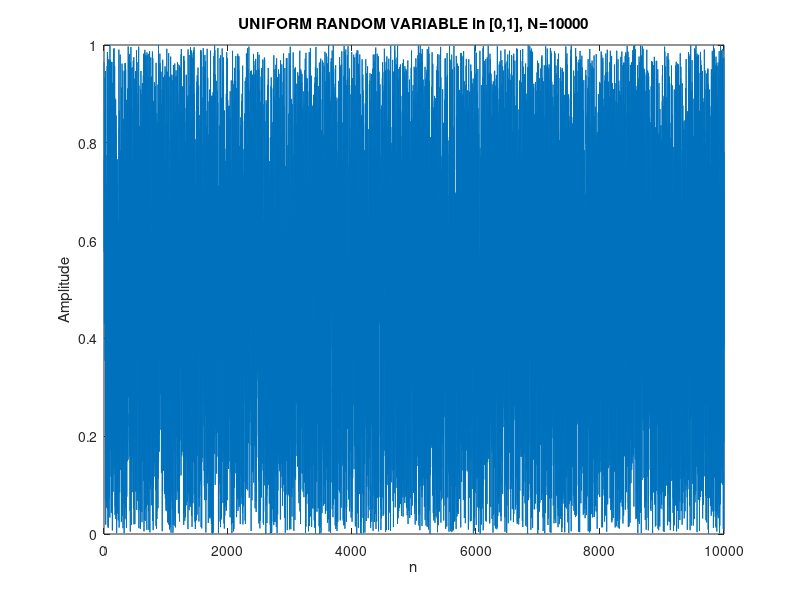
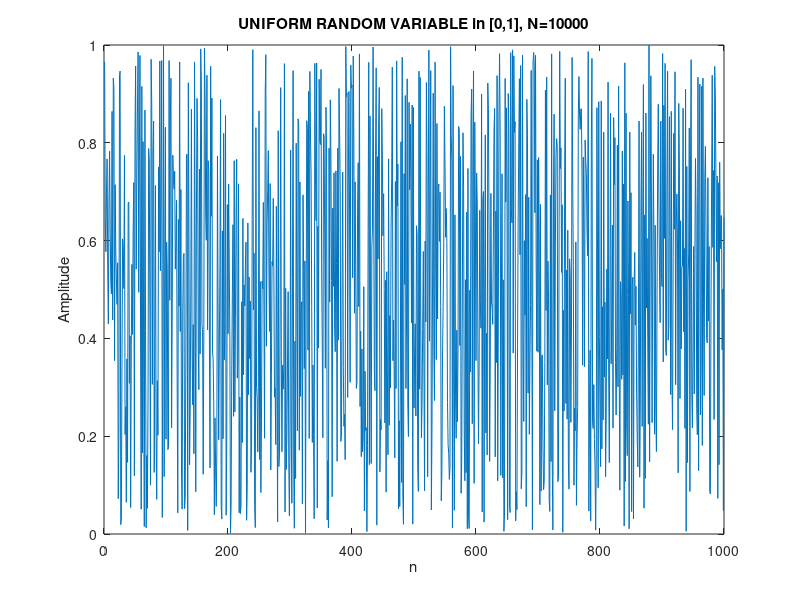
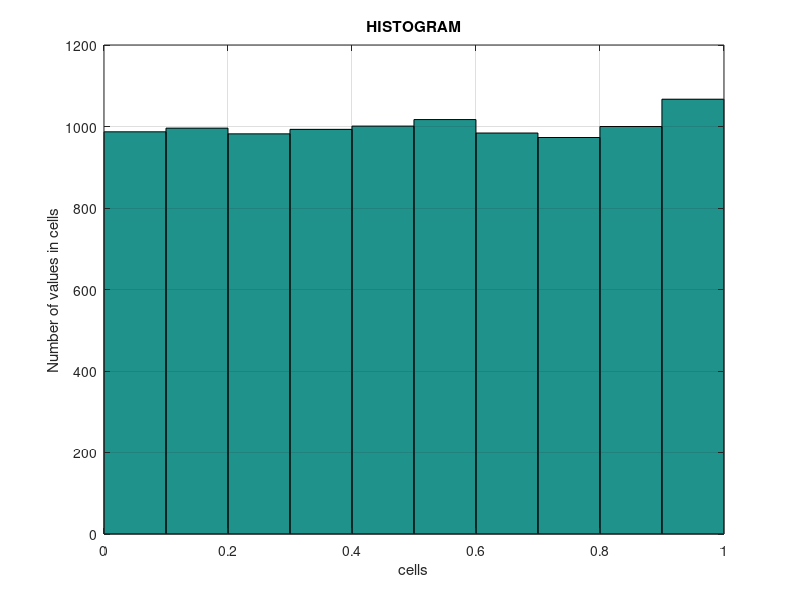
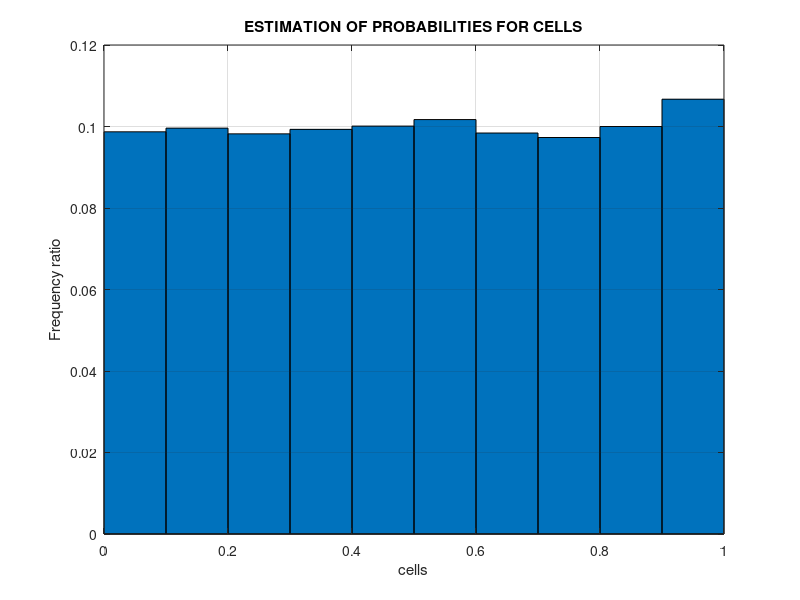

These figures' MATLAB source, in order:
%% CHAPTER 2: RANDOM VARIABLE                                                                                       
%% Section 2.4.1: Density Function
%%%%%%%%%%%%%%%%%%%%%%%%%%%%%%%%%%%%%%%%%%%%%%%%%%%%%%%%%%%%%%%%%%%%%%%%%%%%%%% 
%% MATLAB PROGRAM: PDF.m
%% This program generates histogram, probability for cells
%% and density function  for uniform random variable in [0,1]
%%%%%%%%%%%%%%%%%%%%%%%%%%%%%%%%%%%%%%%%%%%%%%%%%%%%%%%%%%%%%%%%%%%%%%%%%%%%%%%  
%% Book: Random Variables and Processes Primer with MATLAB
%%
%% Author: Gordana Jovanovic Dolecek
%%%%%%%%%%%%%%%%%%%%%%%%%%%%%%%%%%%%%%%%%%%%%%%%%%%%%%%%%%%%%%%%%%%%%%%%%%%%%%%%

% Generation of uniform random variable in [0,1]
N=10000; % Number of values
X=rand(1,N);
plot(X)
xlabel('n')
ylabel('Amplitude')
title('UNIFORM RANDOM VARIABLE in [0,1], N=10000')
figure
plot(X(1:1000))
title('UNIFORM RANDOM VARIABLE in [0,1], N=10000')
ylabel('Amplitude')
xlabel('n')

% HISTOGRAM
NN=10; % Number of cells

H=hist(X,NN)
figure
hist(X,10),grid
xlabel('cells')
ylabel('Number of values in cells')
title('HISTOGRAM')

% PROBABILITIES OF VALUES IN CELLS
figure
bar(0.05:.1:.95,H/N,1),grid
xlabel('cells')
ylabel('Frequency ratio')
title('ESTIMATION OF PROBABILITIES FOR CELLS')
figure

%ESTIMATION OF PDF
bar(0.05:.1:.95,H/(10000*.1),1),grid
ylabel('PDF')
xlabel('cells')
title('ESTIMATION OF PDF')
